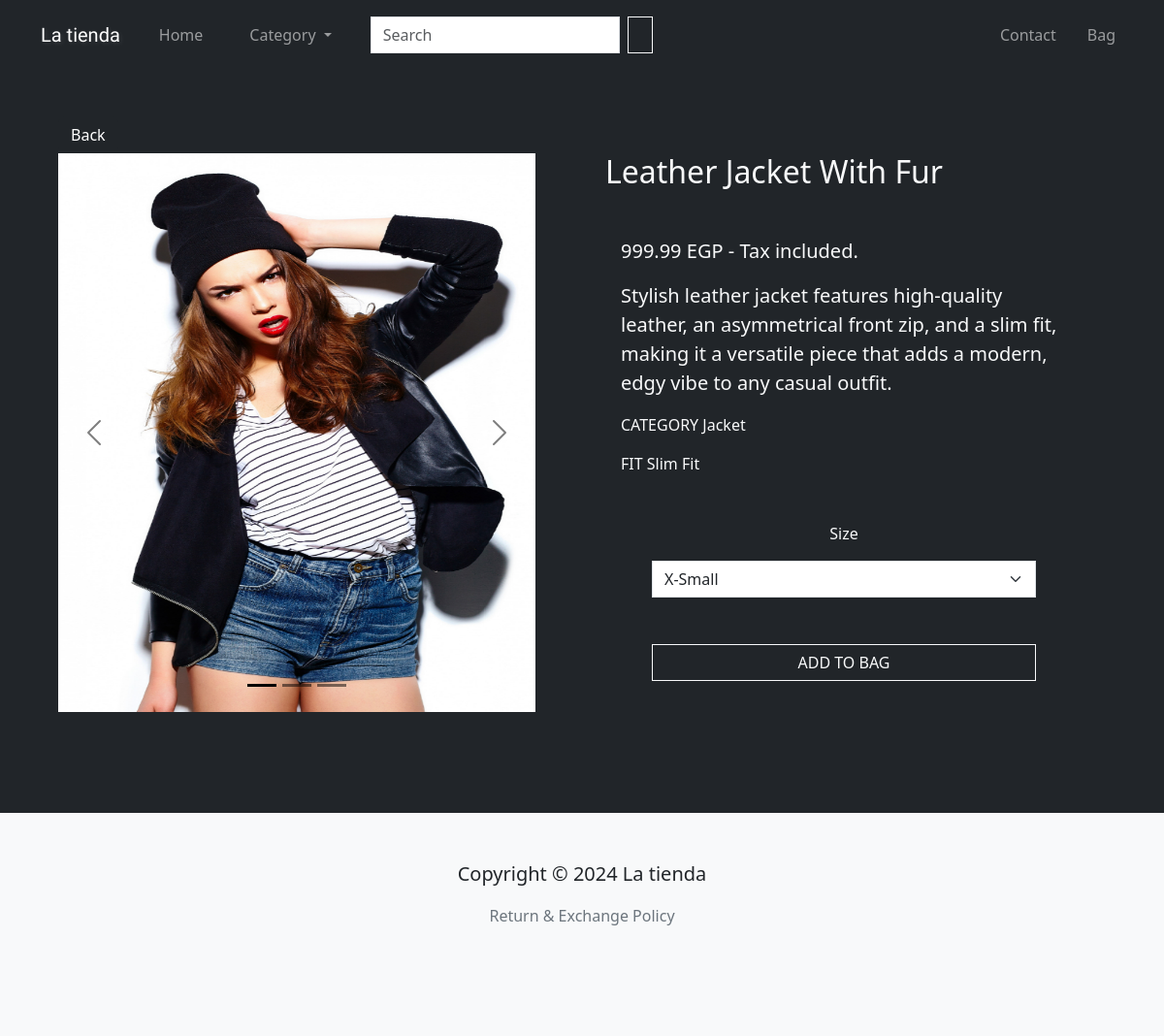
The app's page /product/leather-jacket-with-fur/ with its own data.
### core/models/product_models.py (models this page shows, shortened)
class Product(models.Model):
    FITS = [
        ('Regular Fit', 'regular_fit'),
        ('Slim Fit', 'slim_fit'),
        ('Relaxed Fit', 'relaxed_fit'),
    ]
    name = models.CharField(max_length=255)
    price = models.DecimalField(max_digits=6, decimal_places=2)
    description = models.TextField(blank=True, null=True)
    fit = models.CharField(max_length=255, choices=FITS, default="Regular Fit")
    category = models.ForeignKey(Category, null=True, related_name='products', on_delete=models.SET_NULL)   # many to one relationship
    main_image = models.ImageField(upload_to='product-images/%y/%m/%d')
    created_at = models.DateTimeField(auto_now_add=True)
    slug = models.SlugField(unique=True, blank=True, null=True, verbose_name="name in URL")
    active = models.BooleanField(default=False)
    @property
    def images(self):   # returns all product extra images
        return self.productimage_set.all()
    @property
    def image_count(self):  # returns the number of extra images
        return self.productimage_set.count()
    class Meta:
        ordering = ["-active", "created_at"]
        indexes = [
            models.Index(fields=["name"]),
            models.Index(fields=["category"]),
        ]

class Category(models.Model):
    cat_name = models.CharField(max_length=255, unique=True, verbose_name="category name")
    class Meta:
        verbose_name_plural = "Categories"
        ordering = ['cat_name']

### core/views.py (the view)
# urls.py: path("product/<slug:slug>/", views.product_details, name="product"),
def product_details(request, slug):
    categories = Category.objects.all()  # get all categories from db
    product = Product.objects.get(slug=slug)  # get the selected product data from db
    extra_imgs = product.images
    img_num = product.image_count
    img_range = range(1, img_num+1)
    stocks = Stock.objects.filter(product=product)
    context = {
                "product": product,
                "categories": categories,
                "product_imgs" : extra_imgs,
                "img_num" : img_num,
                "img_range" : img_range,
                "stocks" : stocks,
               }
    return render(request, "products/product_details.html", context)

### templates/products/product_details.html (shortened to what this page needs)
{% extends 'products/products_layout.html' %}
{% load bootstrap5 %}
{% load bootstrap_icons %}
{% block content %}
<section class="p-5 bg-dark text-light">
  <div class="container mb-5">
    <button class="btn btn-dark" onclick="history.back()">{% bs_icon 'arrow-left-short' size='1.5em' %} Back</button>
    <div class="row g-5">
      <div class="col-lg">
        <div id="productCarousel" class="carousel carousel-dark slide mb-2">
          <div class="carousel-indicators">
            <button type="button" data-bs-target="#productCarousel" data-bs-slide-to="0" class="active"
              aria-current="true"></button>
            {% for slide in img_range %}
            <button type="button" data-bs-target="#productCarousel" data-bs-slide-to="{{ slide }}" "></button>
              {% endfor %}
          </div>
          <div class=" carousel-inner">
              <div class="carousel-item active">
                <img src="{{ product.main_image.url }}" class="d-block w-100 prod-img" alt="product-main-image"
                  loading="lazy">
              </div>
          </div>
          <button class="carousel-control-prev" type="button" data-bs-target="#productCarousel" data-bs-slide="prev">
            <span class="carousel-control-prev-icon" aria-hidden="true"></span>
          </button>
          <button class="carousel-control-next" type="button" data-bs-target="#productCarousel" data-bs-slide="next">
            <span class="carousel-control-next-icon" aria-hidden="true"></span>
          </button>
        </div>
      </div>
      <div class="col-lg px-5">
        <h2 class="mb-5">{{product.name}}</h2>
        <div class="px-3">
          <p class="lead">{{product.price}} EGP - Tax included.</p>
          <p class="lead">{{product.description | capfirst}}</p>
          <p>CATEGORY {% bs_icon 'dash-lg' size='1.5em' %} {{product.category.cat_name | capfirst }}</p>
          <p>FIT {% bs_icon 'dash-lg' size='1.5em' %} {{product.fit | capfirst}}</p>
        </div>
        <div class="d-flex flex-column mt-5 mx-md-5">
          <p class="text-center">{% bs_icon 'dash-lg' size='1.5em' %} Size {% bs_icon 'dash-lg' size='1.5em' %}</p>
          <form action="{% url 'add_item' product.id %}" method="post">
            <select class="form-select mb-5 square-border" name="size">
              {% for stock in stocks %}
              {% if stock.quantity == 0 %}
              <option class="square-border" value="{{stock.size}}" disabled>{{stock.size}}</option>
              {% else %}
              <option class="square-border" value="{{stock.size}}">{{stock.size}}</option>
              {% endif %}
              {% endfor %}
            </select>
            <button type="submit" class="btn btn-outline-light w-100 mb-3 square-border">ADD TO BAG</button>
          </form>
        </div>
      </div>
    </div>
  </div>
</section>
{% endblock content %}

### store/static/products/css/products.css (style rules this page uses)
.square-border { border-radius: 0; }
.prod-img { height: 72vh; }

### records on screen
Product: main_image (picture), name "Leather Jacket With Fur", price "999.99", description "Stylish leather jacket features high-quality leather, an asymmetrical front zip, and a slim fit, making it a versatile piece that adds a modern, edgy vibe to any casual outfit.", category.cat_name "Jacket", fit "Slim Fit"

### other values on screen
form field size "X-Small"
